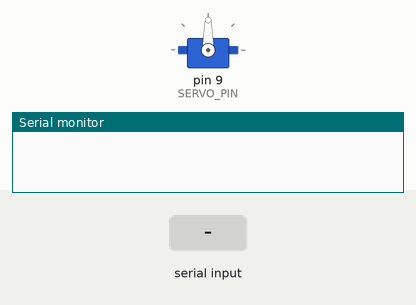
A sketch run on a simulated Arduino Uno, built with avr-gcc and run on an emulated ATmega328P. Shown: servo, the last lines printed to the serial monitor. The test bench sets the inputs (shaded band).

Above: at 1.2 s.
1.3 s: "90,45\n" received over Serial
At 2.3 s:
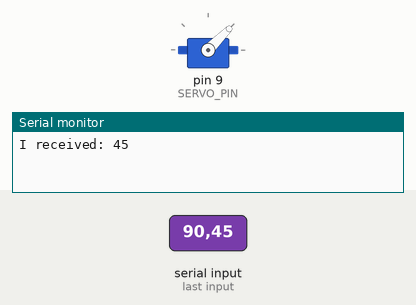
2.8 s: "30,150\n" received over Serial
At 3.4 s:
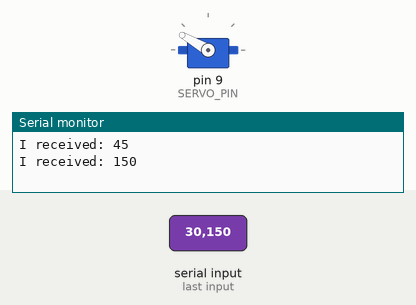
4.3 s: "5\n" received over Serial
At 5.5 s:
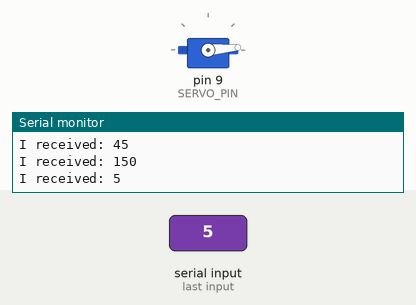
5.8 s: "200\n" received over Serial
At 6.8 s:
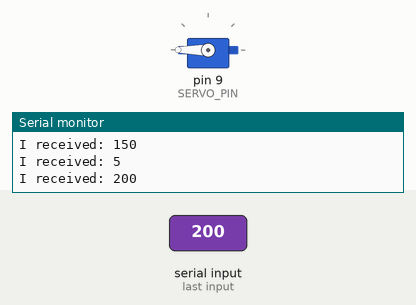
7.3 s: "90\n" received over Serial
At 7.9 s:
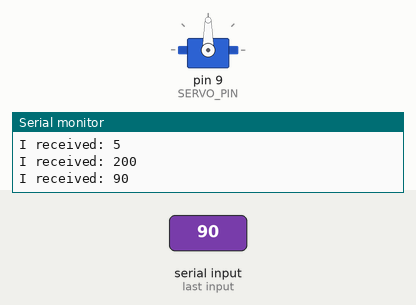
Timing chart, 0 to 9.8 s (numbered marks = the images above; inputs shaded):
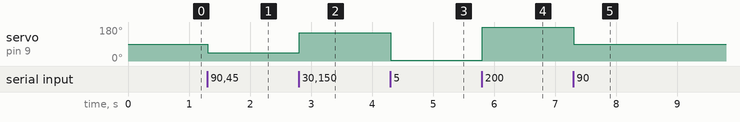

Measured:
- after the input at 1.3 s, servo on pin 9 (SERVO_PIN): 90° → 45° at once
- after the input at 2.8 s, servo on pin 9 (SERVO_PIN): 45° → 150° at once
- after the input at 4.3 s, servo on pin 9 (SERVO_PIN): 150° → 5° at once
- after the input at 5.8 s, servo on pin 9 (SERVO_PIN): 5° → 180° at once
- after the input at 7.3 s, servo on pin 9 (SERVO_PIN): 180° → 90° at once

The sketch:

TestServo.ino
```cpp
// (licence header left out)
#include <Servo.h>

#define SERVO_PIN 9

// create servo object to control a servo
// a maximum of eight servo objects can be created
Servo myservo;
int pos = 0;

void setup() {
  // initialize serial:
  Serial.begin(9600);
  initServo();
}

void loop() {
  // if there's any serial available, read it:
  while (Serial.available() > 0) {
    pos = Serial.parseInt();
    if (Serial.read() == '\n') {
      // say what you got:
      Serial.print("I received: ");
      Serial.println(pos, DEC);
      driveServo();
    }
  }
}

void initServo() {
  myservo.attach(SERVO_PIN);  // attaches the servo on pin 9 to the servo object
}

void driveServo() {
  myservo.write(pos);
  delay(15);
}
```
